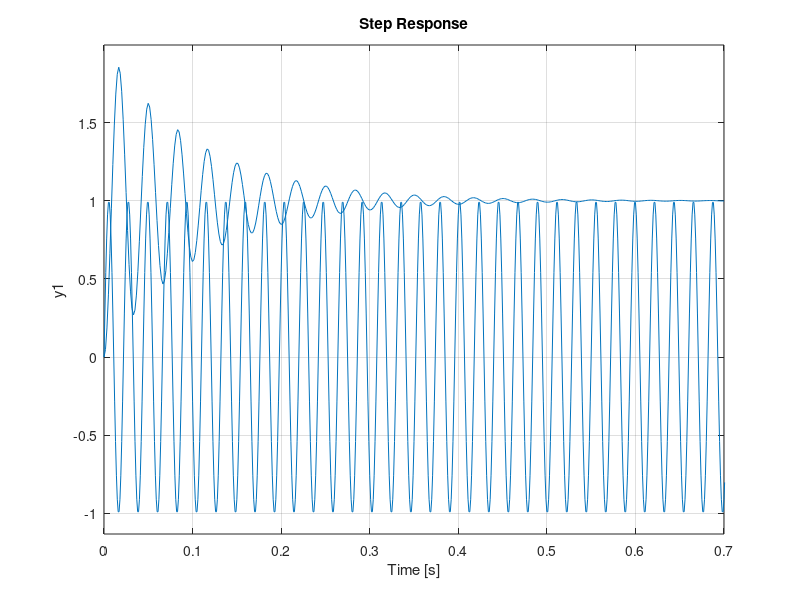

Write MATLAB code to recreate this figure. (Note: this script raises an error after producing the figure.)
%%
% STS Shock Test Stand
% SRS Generation Script
%
% Caleb Cotter
%
% 4/30/20
%
%% Program Inputs
close all;
clear all;
clc;

t_sim = 10; %seconds
t_step = 0.001; %seconds

% SRS Response Frequencies
f_n = [30, 100, 700, 1000, 1500, 5000, 10000]; %Hz
acc_g_n = [5, 100, 1500, 2400, 4000, 4000, 2000]; %G's
Q = 10;

% Half-Sine Pulse Input Properties
t_pulse = 11E-3; %seconds

% Constants
g = 9.80665; 

%% Processing
acc_n = acc_g_n*g; %m/s

k = 1;
zeta = 1/(2*Q);
w_n = f_n*2*pi; %rad/s

[u,t] = gensig('sin', 2*t_pulse, t_sim, t_step); %Half-Sine
plot(t,u);

s = tf('s');

%%
for i = 1:length(f_n);
    H = (k*w_n(i)^2)/(s^2+2*zeta*w_n(i)*s+w_n(i)^2);
    hold on;
    step(H);
    stepinfo(H)
end

